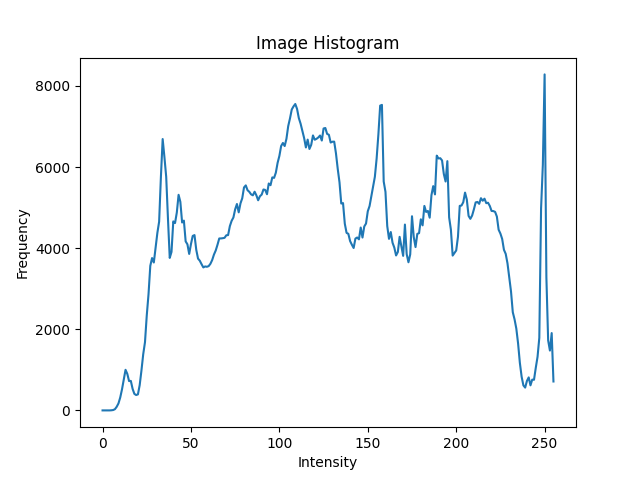
#> input picture lab3/result/histogram.png, 640 x 480 px
$ python main.py result/histogram.png out
#> lines starting #> are read from the running program, lines starting #| are printed output that depends on the picture; after the words box and inside, x2 and y2 are one past the last pixel; in counts of white or black regions, pixels touching at a corner belong together
### lab3/image_processing.py
import cv2
import numpy as np


def load_image(image_path: str) -> np.ndarray:
    """Loads an image from the specified path using OpenCV.

    Args:
        image_path (str): The path to the image file.

    Returns:
        np.ndarray: The loaded image as a NumPy array.

    Raises:
        FileNotFoundError: If the image file is not found.
        Exception: If any other error occurs during image loading. Includes detailed error message.
    """
    try:
        img = cv2.imread(image_path)
        if img is None:
            raise FileNotFoundError(f"Image file not found: {image_path}")
        return img
    except FileNotFoundError as e:
        raise FileNotFoundError(f"Image file not found: {image_path}, Original error: {e}") from e
    except Exception as e:
        raise Exception(f"An unexpected error occurred while loading the image '{image_path}': {e}") from e


def get_image_size(img: np.ndarray) -> tuple[int, int]:
    """Returns the dimensions (height, width) of an image.

    Args:
        img (np.ndarray): The input image (OpenCV Mat object).

    Returns:
        tuple: A tuple containing the height and width of the image.

    Raises:
        TypeError: if input is not a NumPy array.
        Exception: If any other error occurs.
    """
    if not isinstance(img, np.ndarray):
        raise TypeError("Input image is not a NumPy array.")
    try:
        return img.shape[:2]
    except Exception as e:
        raise Exception(f"Error getting image size: {e}") from e


def binarize_image(img: np.ndarray) -> np.ndarray:
    """Converts a color image to grayscale and then to a binary image using thresholding.

    Args:
        img (np.ndarray): The input color image (OpenCV Mat object).

    Returns:
        np.ndarray: The binarized image as a NumPy array.

    Raises:
        TypeError: if input is not a NumPy array.
        Exception: If any other error occurs during binarization.
    """
    if not isinstance(img, np.ndarray):
        raise TypeError("Input image is not a NumPy array.")
    try:
        gray = cv2.cvtColor(img, cv2.COLOR_BGR2GRAY)
        _, binary_img = cv2.threshold(gray, 127, 255, cv2.THRESH_BINARY)
        return binary_img
    except Exception as e:
        raise Exception(f"Error during binarization: {e}") from e

### lab3/histogram.py
import cv2
import matplotlib.pyplot as plt
import numpy as np


def calculate_histogram(img: np.ndarray) -> tuple:
    """Calculates the histogram for three color channels (BGR).

    Args:
        img: The input image (must be a color image in BGR format).

    Returns:
        A tuple containing three NumPy arrays, one for each color channel (B, G, R).
        Raises exceptions for invalid input.
    """
    if not isinstance(img, np.ndarray):
        raise TypeError("Input image is not a NumPy array.")
    if len(img.shape) != 3:
        raise ValueError("Input image is not a color image (must have 3 channels).")

    try:
        b, g, r = cv2.split(img)
        hist_b = cv2.calcHist([b], [0], None, [256], [0, 256]).flatten()
        hist_g = cv2.calcHist([g], [0], None, [256], [0, 256]).flatten()
        hist_r = cv2.calcHist([r], [0], None, [256], [0, 256]).flatten()
        return hist_b, hist_g, hist_r
    except cv2.error as e:
        raise RuntimeError(f"OpenCV error during histogram calculation: {e}") from e
    except Exception as e:
        raise RuntimeError(f"An unexpected error occurred during histogram calculation: {e}") from e


def plot_histogram(hist_b: np.ndarray, hist_g: np.ndarray, hist_r: np.ndarray, output_path: str) -> bool:
    """Plots and saves the three-channel histogram to a PNG file.

    Args:
        hist_b (np.ndarray): The histogram data as a NumPy array for the Blue channel.
        hist_g (np.ndarray): The histogram data as a NumPy array for the Green channel.
        hist_r (np.ndarray): The histogram data as a NumPy array for the Red channel.
        output_path (str): The path to save the histogram plot (PNG format).

    Returns:
        bool: True if the histogram was plotted and saved successfully, False otherwise.

    Raises:
        ValueError: If the input histogram data is invalid.
        Exception: If any other error occurs during plotting.
    """
    if not all(
            isinstance(hist, np.ndarray) and hist.ndim == 1 and len(hist) == 256 for hist in [hist_b, hist_g, hist_r]):
        raise ValueError("Invalid histogram data. Must be three 1D NumPy arrays of length 256.")

    try:
        bins = np.arange(256)
        plt.figure(figsize=(12, 6))
        plt.plot(bins, hist_b, color='blue', linewidth=2, label='Blue')
        plt.plot(bins, hist_g, color='green', linewidth=2, label='Green')
        plt.plot(bins, hist_r, color='red', linewidth=2, label='Red')
        plt.xlabel("Intensity (0-255)", fontsize=12)
        plt.ylabel("Frequency", fontsize=12)
        plt.title("Three-Channel Image Histogram (BGR)", fontsize=14)
        plt.legend()
        plt.grid(linestyle='--', alpha=0.7)
        plt.savefig(output_path)
        plt.close()
        return True
    except FileNotFoundError as e:
        raise FileNotFoundError(f"Could not save histogram to {output_path}. Check the path.") from e
    except Exception as e:
        raise Exception(f"An unexpected error occurred while plotting the histogram: {e}") from e

### lab3/main.py
import argparse
import os

import cv2
import histogram
import image_processing


def process_image(input_image: str, output_dir: str, show_images: bool = False) -> None:
    """Processes an image, calculates its histogram, and saves the results.

    Args:
        input_image (str): Path to the input image file.
        output_dir (str): Directory to save the processed images (original, binary, and histogram).
        show_images (bool, optional): Boolean flag to display the original and binary images using cv2.imshow. Defaults to False.

    Raises:
        FileNotFoundError: If the input image file is not found or the output directory is invalid.
        Exception: If any other error occurs during image processing.  Provides detailed error message.
    """
    try:
        img = image_processing.load_image(input_image)

        size = image_processing.get_image_size(img)
        print(f"Image size: {size}")

        hist_b, hist_g, hist_r = histogram.calculate_histogram(img)

        os.makedirs(output_dir, exist_ok=True)

        histogram_filepath = os.path.join(output_dir, "histogram.png")
        histogram.plot_histogram(hist_b, hist_g, hist_r, histogram_filepath)

        cv2.imwrite(os.path.join(output_dir, "original.png"), img)
        binary_img = image_processing.binarize_image(img)
        cv2.imwrite(os.path.join(output_dir, "binary.png"), binary_img)

        if show_images:
            cv2.imshow("Original Image", img)
            cv2.imshow("Binary Image", binary_img)
            cv2.waitKey(0)
            cv2.destroyAllWindows()

        print(f"Results saved to: {output_dir}")

    except (FileNotFoundError, TypeError, ValueError, Exception) as e:
        raise Exception(f"An error occurred: {e}") from e


def main():
    parser = argparse.ArgumentParser(description='Image processing script.')
    parser.add_argument('input_image', type=str, help='Path to input image')
    parser.add_argument('output_dir', type=str, help='Directory to save processed images and histogram')
    parser.add_argument('--show_images', action='store_true', help='Display images using cv2.imshow (optional)')
    args = parser.parse_args()
    try:
        process_image(args.input_image, args.output_dir, args.show_images)
#> in load_image, img is the input picture: shape (480, 640, 3); mean B, G, R 250.4, 249.2, 247.5
#> in process_image, `size = image_processing.get_image_size(img)`: size = (480, 640)
#| Image size: (480, 640)
#> in calculate_histogram, `b, g, r = cv2.split(img)`:
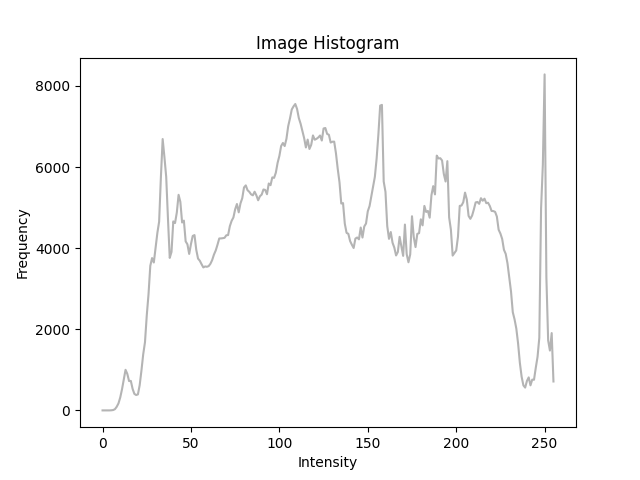
#> b: shape (480, 640); min 0, max 255, mean 250.4
#> in calculate_histogram, `b, g, r = cv2.split(img)`:
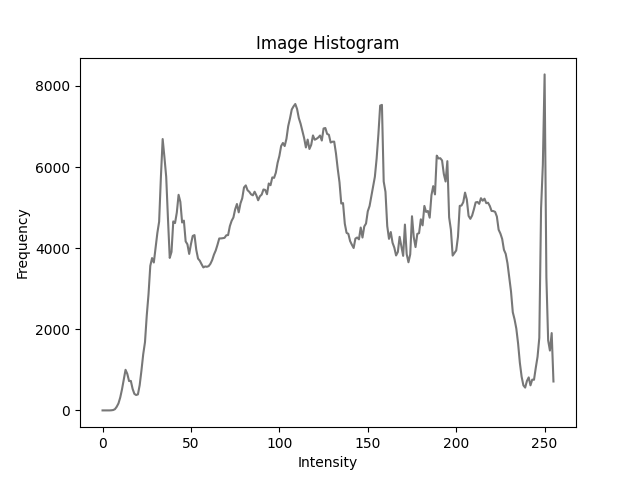
#> g: shape (480, 640); min 0, max 255, mean 249.2
#> in calculate_histogram, `b, g, r = cv2.split(img)`:
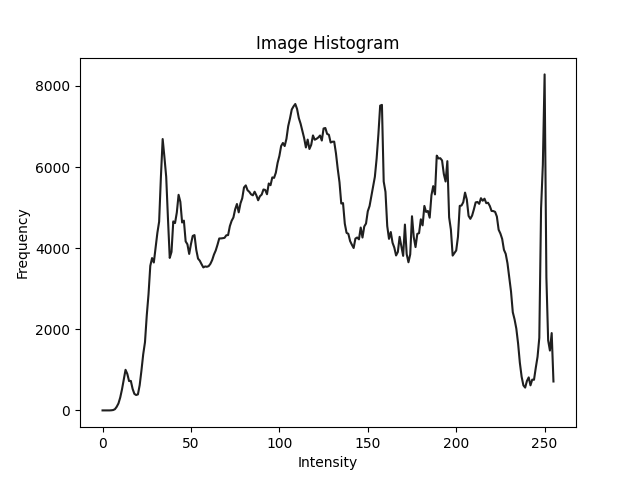
#> r: shape (480, 640); min 0, max 255, mean 247.5
#> in calculate_histogram, `hist_b = cv2.calcHist([b], [0], None, [256], [0, 256]).flatten()`: hist_b = 256 values, max 289817 at index 255, min 0 at index 55, mean 1200
#> in calculate_histogram, `hist_g = cv2.calcHist([g], [0], None, [256], [0, 256]).flatten()`: hist_g has the same summary as hist_b
#> in calculate_histogram, `hist_r = cv2.calcHist([r], [0], None, [256], [0, 256]).flatten()`: hist_r = 256 values, max 289817 at index 255, min 5 at index 22, mean 1200
#> in process_image, `hist_b, hist_g, hist_r = histogram.calculate_histogram(img)`: hist_g has the same summary as hist_b in calculate_histogram
#> in plot_histogram, `plt.savefig(output_path)`:
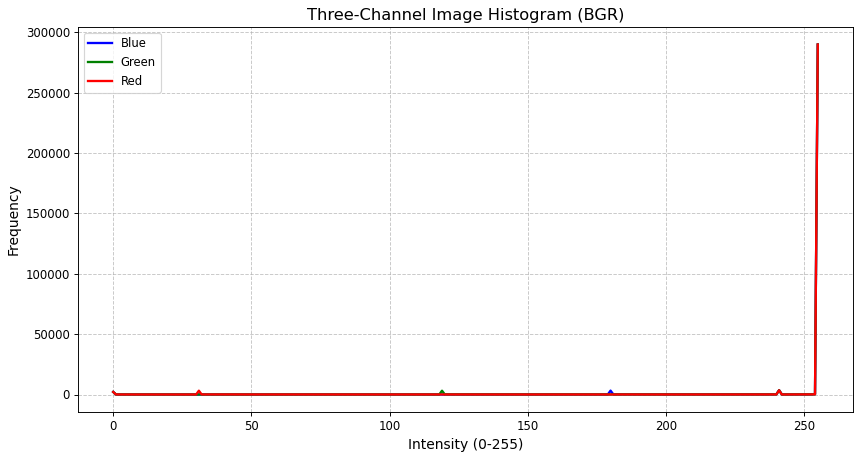
#> figure drawn by matplotlib, 1 panel; curve peaks at x = 255, y = 289817; curve peaks at x = 255, y = 289817; curve peaks at x = 255, y = 289817
#> in binarize_image, `_, binary_img = cv2.threshold(gray, 127, 255, cv2.THRESH_BINARY)`:
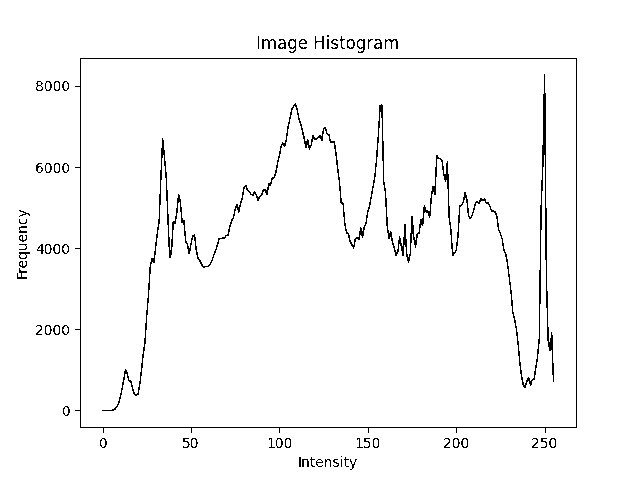
#> binary_img: shape (480, 640); 97.4% white; black in thin lines or dots, all inside (x1, y1, x2, y2) = (17, 35, 577, 470)
    except Exception as e:
        print(f"Fatal error: {e}")


if __name__ == "__main__":  # Corrected typo here
    main()
